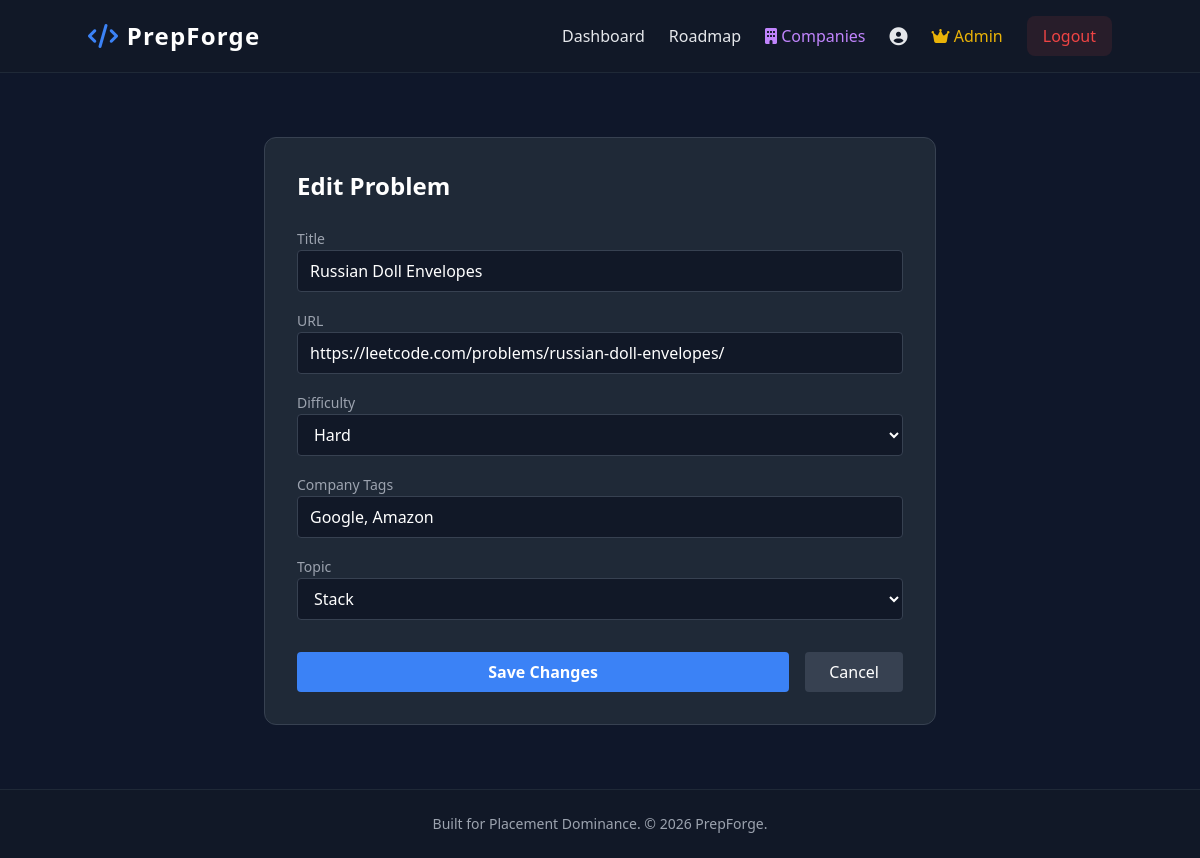
Page /admin/edit/299 (signed in) on the committed database.
### tables this page shows
CREATE TABLE problems (
                    id INTEGER PRIMARY KEY AUTOINCREMENT,
                    topic_id INTEGER NOT NULL,
                    title TEXT NOT NULL,
                    url TEXT NOT NULL,
                    difficulty TEXT NOT NULL,
                    company_tags TEXT,
                    FOREIGN KEY(topic_id) REFERENCES topics(id)
                 );

CREATE TABLE topics (
                    id INTEGER PRIMARY KEY AUTOINCREMENT,
                    name TEXT UNIQUE NOT NULL,
                    icon TEXT NOT NULL
                 );

### app.py (the view, shortened to what this page needs)
@app.route('/admin/edit/<int:problem_id>', methods=['GET', 'POST'])
@admin_required
def edit_problem(problem_id):
    conn = get_db()
    problem = conn.execute('SELECT * FROM problems WHERE id = ?', (problem_id,)).fetchone()
    topics = conn.execute('SELECT * FROM topics').fetchall()
    conn.close()
    return render_template('edit.html', problem=problem, topics=topics)

### app.py (called while the page is built)
def get_db():
    conn = sqlite3.connect('database.db')
    conn.row_factory = sqlite3.Row
    return conn

def admin_required(f):
    @wraps(f)
    def decorated_function(*args, **kwargs):
        if 'user_id' not in session or not session.get('is_admin'):
            flash("Admin access required.", "danger")
            return redirect(url_for('dashboard'))
        return f(*args, **kwargs)
    return decorated_function

### templates/edit.html (shortened to what this page needs)
{% extends 'base.html' %}
{% block content %}
<div class="max-w-2xl mx-auto mt-8 bg-gray-800 p-8 rounded-xl border border-gray-700">
    <h2 class="text-2xl font-bold text-white mb-6">Edit Problem</h2>
    <form method="POST" class="space-y-4">
        <div>
            <label class="text-sm text-gray-400">Title</label>
            <input type="text" name="title" value="{{ problem.title }}" class="w-full bg-gray-900 border border-gray-700 rounded px-3 py-2 text-white">
        </div>
        <div>
            <label class="text-sm text-gray-400">URL</label>
            <input type="url" name="url" value="{{ problem.url }}" class="w-full bg-gray-900 border border-gray-700 rounded px-3 py-2 text-white">
        </div>
        <div>
            <label class="text-sm text-gray-400">Difficulty</label>
            <select name="difficulty" class="w-full bg-gray-900 border border-gray-700 rounded px-3 py-2 text-white">
                <option value="Hard" {% if problem.difficulty == 'Hard' %}selected{% endif %}>Hard</option>
            </select>
        </div>
        <div>
            <label class="text-sm text-gray-400">Company Tags</label>
            <input type="text" name="company_tags" value="{{ problem.company_tags }}" class="w-full bg-gray-900 border border-gray-700 rounded px-3 py-2 text-white">
        </div>
        <div>
            <label class="text-sm text-gray-400">Topic</label>
            <select name="topic_id" class="w-full bg-gray-900 border border-gray-700 rounded px-3 py-2 text-white">
                {% for t in topics %}
                <option value="{{ t.id }}" {% if problem.topic_id == t.id %}selected{% endif %}>{{ t.name }}</option>
                {% endfor %}
            </select>
        </div>
        <div class="flex gap-4 pt-4">
            <button type="submit" class="flex-1 bg-brand text-white py-2 rounded font-bold hover:bg-blue-600">Save Changes</button>
            <a href="/admin" class="px-6 py-2 bg-gray-700 text-white rounded hover:bg-gray-600">Cancel</a>
        </div>
    </form>
</div>
{% endblock %}

### rows in the picture
problems: title "Russian Doll Envelopes", url "https://leetcode.com/problems/russian-doll-envelopes/", difficulty "Hard", company_tags "Google, Amazon", topic_id "Stack"
